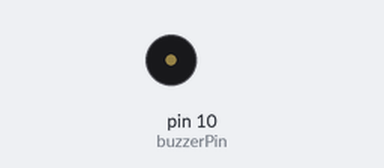
A sketch run on a simulated Arduino Uno, built with avr-gcc and run on an emulated ATmega328P. Shown: buzzer (waves = sounding).

Above: at 0.1 s.
At 4.1 s:
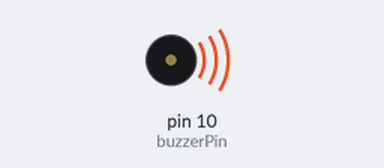
Timing chart, 0 to 5.6 s (numbered marks = the images above):
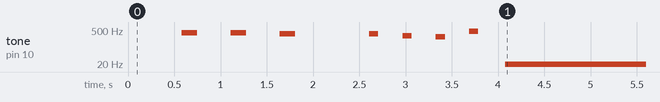

The sketch:

BuzzerMelody.ino
```cpp
#include "pitches.h"

int buzzerPin = 10; // Connectez le buzzer au port analogique 10

int melody[] = {
  REST, REST, REST, NOTE_G4, REST, NOTE_G4, REST,
  NOTE_F4, REST, NOTE_F4, REST, NOTE_D4, REST,
  NOTE_C4, REST, NOTE_A4, REST
};

int noteDurations[] = {
  9, 9, 9, 6, 6, 6, 6,
  6, 2, 10, 10, 10, 10,
  10, 10, 10, 8
};

void setup() {
  // Aucune initialisation spécifique nécessaire
}

void loop() {
  for (int thisNote = 0; thisNote < 18; thisNote++) {
    int noteDuration = 1000 / noteDurations[thisNote];
    tone(buzzerPin, melody[thisNote], noteDuration);
    int pauseBetweenNotes = noteDuration * 1.30;
    delay(pauseBetweenNotes);
    noTone(buzzerPin);
    delay(50); // Ajoutez une petite pause entre les notes
  }
  delay(1000); // Attendez une seconde avant de rejouer la mélodie

  // Changez la mélodie en inversant l'ordre des notes
  /*for (int thisNote = 7; thisNote >= 0; thisNote--) {
    int noteDuration = 1000 / noteDurations[thisNote];
    tone(buzzerPin, melody[thisNote], noteDuration);
    int pauseBetweenNotes = noteDuration * 1.30;
    delay(pauseBetweenNotes);
    noTone(buzzerPin);
    delay(50); // Ajoutez une petite pause entre les notes
  }*/
  delay(1000); // Attendez une seconde avant de rejouer la mélodie
}
```

Measured:
- by itself, tone on pin 10 (buzzerPin): plays 392 Hz for 0.17 s, 392 Hz for 0.17 s, 349 Hz for 0.17 s, 349 Hz for 0.10 s, 294 Hz for 0.10 s, 262 Hz for 0.10 s … (8 notes in this stretch)
